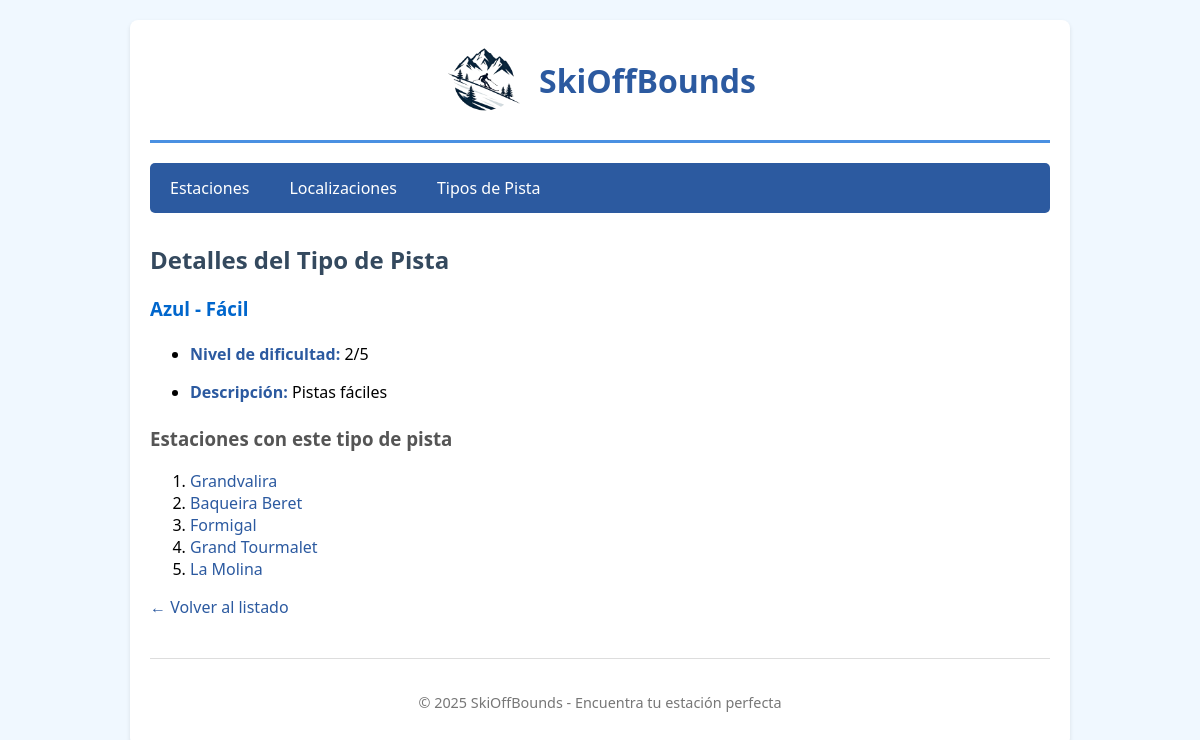
Page /app/tipos-pista/2/ on the committed database.
### app/models.py (models this page shows, shortened)
class TipoPista(models.Model):
    COLORES = [
        ('verde', 'Verde - Principiante'),
        ('azul', 'Azul - Fácil'),
        ('roja', 'Roja - Intermedia'),
        ('negra', 'Negra - Difícil'),
    ]
    nombre = models.CharField(
        max_length=20,
        choices=COLORES,
        unique=True
    )
    descripcion = models.TextField(
        blank=True,
        null=True,
        help_text="Características y nivel de dificultad"
    )
    nivel_dificultad = models.IntegerField(
        default=1,
        validators=[MinValueValidator(1), MaxValueValidator(5)],
        help_text="Nivel de dificultad del 1 (más fácil) al 5 (más difícil)"
    )
    class Meta:
        verbose_name = "Tipo de Pista"
        verbose_name_plural = "Tipos de Pista"
        ordering = ['nivel_dificultad']

class Estacion(models.Model):
    localizacion = models.ForeignKey(
        Localizacion,
        on_delete=models.PROTECT,  # No permitir borrar localización si tiene estaciones
        related_name='estaciones',
        help_text="Región donde se encuentra la estación"
    )
    tipos_pista = models.ManyToManyField(
        TipoPista,
        through='PistaEstacion',  # Tabla intermedia para almacenar cantidad de pistas
        related_name='estaciones',
        help_text="Tipos de pistas disponibles"
    )
    nombre = models.CharField(
        max_length=100,
        unique=True,
        help_text="Ej: Baqueira Beret, Formigal"
    )
    descripcion = models.TextField(blank=True, null=True)
    latitud = models.DecimalField(
        max_digits=9,
        decimal_places=6,
        help_text="Latitud en formato decimal"
    )
    longitud = models.DecimalField(
        max_digits=9,
        decimal_places=6,
        help_text="Longitud en formato decimal"
    )
    km_pistas_totales = models.DecimalField(
        max_digits=6,
        decimal_places=2,
        validators=[MinValueValidator(0)],
        help_text="Kilómetros totales de pistas"
    )
    altitud_minima = models.IntegerField(
        validators=[MinValueValidator(0)],
        help_text="Altitud mínima en metros"
    )
    altitud_maxima = models.IntegerField(
        validators=[MinValueValidator(0)],
        help_text="Altitud máxima en metros"
    )
    numero_remontes = models.IntegerField(
        default=0,
        validators=[MinValueValidator(0)],
        help_text="Número total de remontes mecánicos"
    )
    telefono = models.CharField(max_length=20, blank=True, null=True)
    web = models.URLField(blank=True, null=True)
    imagen_portada = models.URLField(
        blank=True,
        null=True,
        help_text="URL de la imagen principal"
    )
    fecha_creacion = models.DateTimeField(auto_now_add=True)
    fecha_actualizacion = models.DateTimeField(auto_now=True)
    class Meta:
        verbose_name = "Estación"
        verbose_name_plural = "Estaciones"
        ordering = ['-km_pistas_totales']  # Ordenar por km de pista (mayor a menor)

### app/views.py (the view)
# urls.py: path('tipos-pista/<int:tipo_pista_id>/', views.show_tipo_pista, name='tipo_pista_detalle'),
def show_tipo_pista(request, tipo_pista_id):
    tipo = get_object_or_404(TipoPista, pk=tipo_pista_id)
    estaciones = tipo.estaciones.all()
    context = {'tipo_pista': tipo, 'estaciones': estaciones}
    return render(request, 'tipo_pista_detail.html', context)

### app/templates/tipo_pista_detail.html (shortened to what this page needs)
{% extends "base.html" %}
{% block contenido %}
<h2>Detalles del Tipo de Pista</h2>
{% if tipo_pista %}
    <h3 class="pista-{{ tipo_pista.nombre }}">{{ tipo_pista.get_nombre_display }}</h3>
    <ul>
        <li><strong>Nivel de dificultad:</strong> {{ tipo_pista.nivel_dificultad }}/5</li>
        {% if tipo_pista.descripcion %}
            <li><strong>Descripción:</strong> {{ tipo_pista.descripcion }}</li>
        {% endif %}
    </ul>
    <h3>Estaciones con este tipo de pista</h3>
    {% if estaciones %}
        <ol>
            {% for e in estaciones %}
            <li>
                <a href="{% url 'skioffbounds:estacion_detalle' e.id %}">
                    {{ e.nombre }}
                </a>
            </li>
            {% endfor %}
        </ol>
    {% else %}
        <p>No hay estaciones con este tipo de pista.</p>
    {% endif %}
    <p><a href="{% url 'skioffbounds:tipos_pista' %}">← Volver al listado</a></p>
{% else %}
    <p>No existe este tipo de pista.</p>
{% endif %}
{% endblock %}

### app/static/css/style.css (style rules this page uses)
body { font-family: 'Segoe UI', Tahoma, Geneva, Verdana, sans-serif; margin: 0; padding: 0; background-color: #f0f8ff; }
h2 { color: #34495e; margin-top: 20px; }
h3 { color: #555; }
#content > ul li { margin: 10px 0; line-height: 1.8; }
a { color: #2c5aa0; text-decoration: none; transition: color 0.3s; }
.pista-azul { color: #0066cc; font-weight: bold; }
strong { color: #2c5aa0; }

### rows in the picture
TipoPista: nombre "Azul - Fácil", nivel_dificultad "2", descripcion "Pistas fáciles"
Estacion: nombre "Grandvalira"
Estacion: nombre "Baqueira Beret"
Estacion: nombre "Formigal"
Estacion: nombre "Grand Tourmalet"
Estacion: nombre "La Molina"
